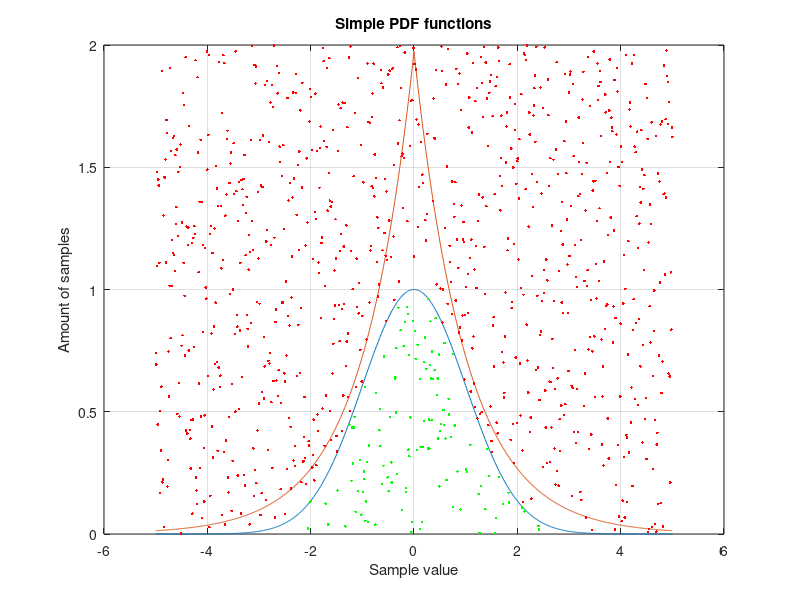

Recreate this plot in MATLAB.
clear all;
close all

step = 100;
pi = 3.14;
e = exp(1);

c = 3*sqrt(2*e/pi);
edge = 5;
X = -edge:1/step:edge;
len = length(X);

accepted = zeros(1,len)-0.1;
rejected = zeros(1,len)-0.1;
f = zeros(1,len);
g = zeros(1,len);
a = 1;
r = 1;

for n = 1:len
    x = X(n);
    %f(n) = (1/sqrt(2*pi))*exp(-x*x/2);
    g(n) = 1/2*exp(-abs(x));
end
f = gaussmf(X,[1 0]);

% Rejection method
for n = 1:len
    x = X(n);
    % randomise u
    u = 2*rand(); 
    if abs(x)^2 <= -2*log(u)
        % Accept
        accepted(n) = u;
        a = a + 1;
    else
        %Reject
        rejected(n) = u;
        r = r + 1;
    end
end
figure(1);
plot(X,f);
hold on;
plot(X,c*g)
title('Simple PDF functions');
ylabel("Amount of samples");
xlabel("Sample value");
grid on;

plot(X,rejected,".r")
plot(X,accepted,".g")
ylim([0 2]);
